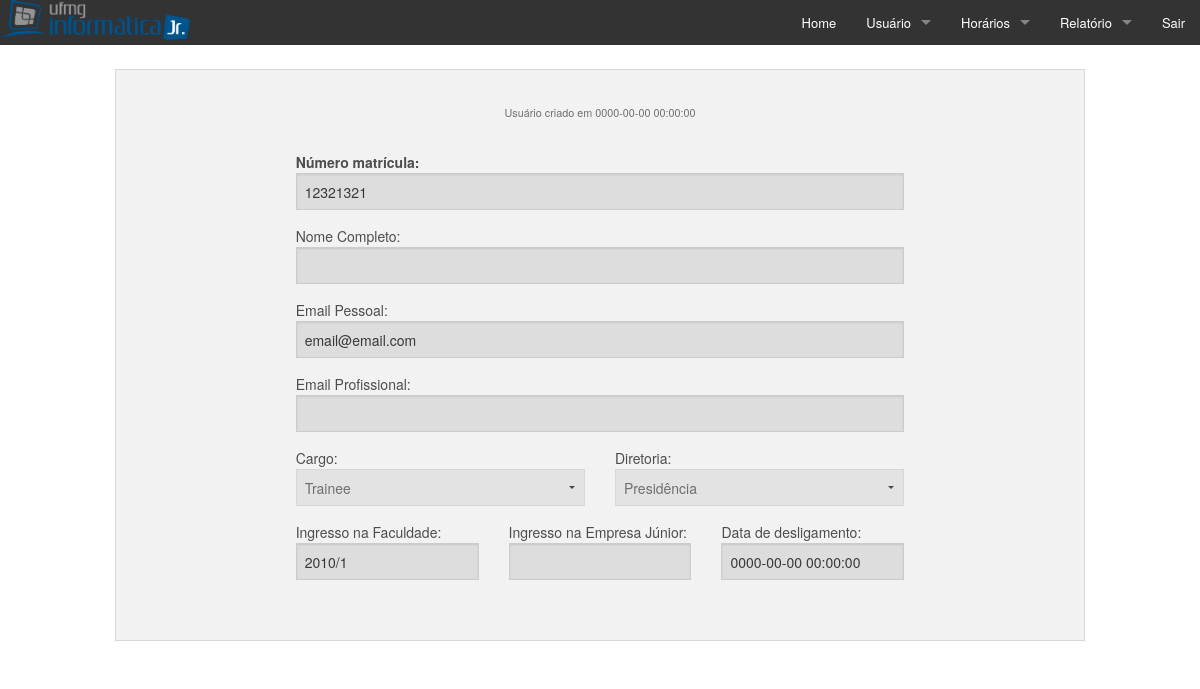
Page /pages/ver_usuario.php?id=12321321 (signed in) on the committed database.
### tables this page shows
CREATE TABLE IF NOT EXISTS `usuarios` (
  `matr` char(10) NOT NULL,
  `nome` varchar(50) NOT NULL,
  `senha` varchar(256) NOT NULL,
  `email_pessoal` char(50) NOT NULL,
  `email_profissional` varchar(50) DEFAULT NULL,
  `diretoria` int(11) DEFAULT NULL,
  `cargo` char(30) NOT NULL,
  `ingresso_faculdade` varchar(6) NOT NULL,
  `ingresso_empresa` varchar(45) DEFAULT NULL,
  `permissao` int(6) NOT NULL COMMENT 'admin ou comum',
  `conectado` int(11) NOT NULL COMMENT '1=CONECTADO; 0=NÃO CONECTADO',
  `data_criacao` datetime NOT NULL,
  `data_desligamento` datetime DEFAULT NULL,
  PRIMARY KEY (`matr`),
  UNIQUE KEY `email` (`email_pessoal`),
  KEY `diretoria` (`diretoria`),
  KEY `id_premissoes_idx` (`permissao`)
);

CREATE TABLE IF NOT EXISTS `diretorias` (
  `id_diretoria` int(11) NOT NULL AUTO_INCREMENT,
  `nome_diretoria` varchar(25) NOT NULL,
  PRIMARY KEY (`id_diretoria`)
);

### pages/ver_usuario.php (the view, shortened to what this page needs)
<?php
	require_once("connect/testmysql_p.php");
	$matr = $_GET['id'];
	$sql_usuario = "SELECT * FROM usuarios WHERE matr='$matr';";
	if (isset($sql_usuario)) {
		$result = mysqli_query($conn, $sql_usuario);
	}
	$sql_diretoria = "SELECT nome_diretoria FROM usuarios JOIN diretorias ON diretoria=id_diretoria WHERE matr='$matr';";
	if (isset($sql_diretoria)) {
		$result2 = mysqli_query($conn, $sql_diretoria);
	} else
		echo 'Erro: ' . mysqli_error($conn);
	while ($row = mysqli_fetch_assoc($result2)) {
		$nome_diretoria = $row['nome_diretoria'];
	}
	while ($row = mysqli_fetch_assoc($result)) {
?>
<!doctype html>
<html class="no-js" lang="en">
<head>
	<link rel="stylesheet" href="../css/foundation.css" />
</head>
<body>
	<?php
		require_once("menu/menu.php");
		echo "<br>";
	?>
	<div class="row">
		<div class="large-12 columns">
			<div class="panel">
				<h5 class="text-center"><small>Usuário criado em <?php echo $row['data_criacao']?></small></h5>
				<br>
				<div class="row">
					<div class="large-8 push-2 columns">
						<form>
							<label class="fn"><strong> Número matrícula: </strong><input type="text" id="matricula" value='<?php echo $row['matr']?>' disabled /> </label>
							<label> Nome Completo: <input type="text" id="name" value='<?php echo $row['nome']?>' disabled/> </label>
							<label> Email Pessoal: <input type="text" id="email" value='<?php echo $row['email_pessoal']?>' disabled/> </label>
							<label> Email Profissional: <input type="text" id="email" value='<?php echo $row['email_profissional']?>' disabled/> </label>
							<div class="row">
    							<div class="large-6 columns" >
									<label>Cargo:
										<select disabled>
											<option value="" ><?php echo $row['cargo']?></option>
										</select>
									</label>
		    					</div>
		    					<div class="large-6 columns" >
		    						<label >Diretoria:
										<select disabled>
											<option value=""><?php echo $nome_diretoria?></option>
										</select>
									</label>
								</div>
							</div>
							<div class="row">
    							<div class="large-4 columns" >
		    						<label> Ingresso na Faculdade: <input type="text" value='<?php echo $row['ingresso_faculdade']?>' disabled/></label>
		    					</div>
		    					<div class="large-4 columns" >
		    						<label> Ingresso na Empresa Júnior: <input type="text" value='<?php echo $row['ingresso_empresa']?>' disabled/> </label>
		    					</div>
		    					<div class="large-4 columns" >
		    						<label> Data de desligamento: <input type="text" value='<?php echo $row['data_desligamento']?>' disabled/> </label>
		    					</div>
		    				</div>
							<br>
						</form>
						<?php
							}
						?>
					</div>
				</div>
			</div>
		</div>
	</div>
</body>
</html>

### pages/menu/menu.php (shortened to what this page needs)
<nav class="top-bar" data-topbar role="navigation">
	<ul class="title-area">
		<li class="name logo">
			<a href="home.php"><img src="../img/logomenu.png"></a>
		</li>
	</ul>
	<section class="top-bar-section">
		<ul class="right">
			<li><a href="home.php">Home</a></li>
			<li class="has-dropdown">
				<a href="#">Usuário</a>
			</li>
			<li class="has-dropdown">
				<a href="#">Horários</a>
			</li>
			<li class="has-dropdown">
				<a href="#">Relatório</a>
			</li>
			<li><a href="logout.php">Sair</a></li>
		</ul>
	</section>
</nav>

### rows in the picture
usuarios: data_criacao "0000-00-00 00:00:00", matr "12321321", email_pessoal "email@email.com", cargo "Trainee", diretoria.nome_diretoria "Presidência", ingresso_faculdade "2010/1", data_desligamento "0000-00-00 00:00:00"
